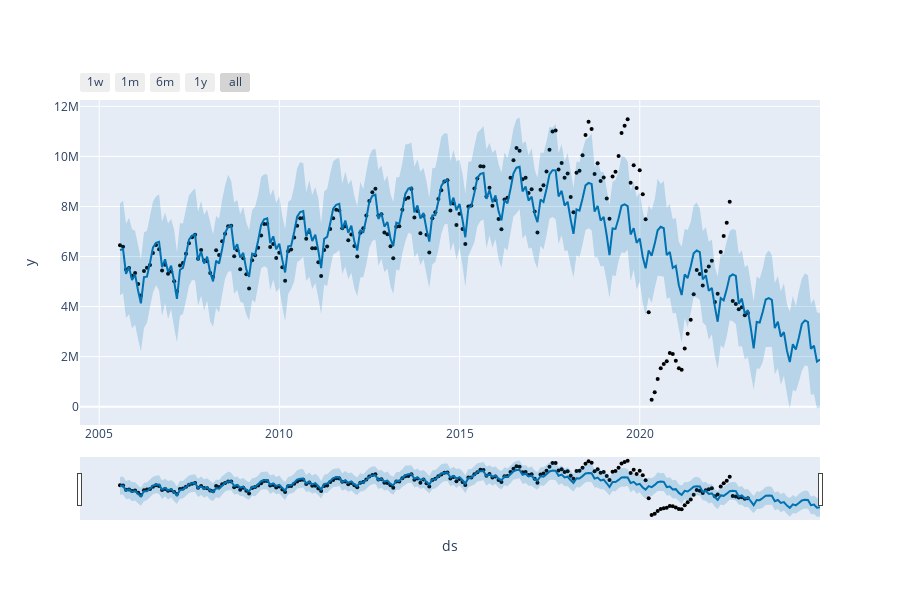

Write notebook code for a chart like this one.
### Code cell
plot_plotly(m,forecast)

### Figure 1 — Plotly figure (JSON) as saved in the notebook; plotly's stock layout.template omitted (floating-point values rounded to 4 significant figures; data arrays with more than 128 entries replaced by an {"elided": "..."} marker saying what was removed)
{"data": [{"marker": {"color": "black", "size": 4}, "mode": "markers", "name": "Actual", "type": "scatter", "x": {"elided": "210 str values"}, "y": {"elided": "210 int values"}}, {"hoverinfo": "skip", "line": {"width": 0}, "mode": "lines", "type": "scatter", "x": {"elided": "234 str values"}, "y": {"elided": "234 float values"}}, {"fill": "tonexty", "fillcolor": "rgba(0, 114, 178, 0.2)", "line": {"color": "#0072B2", "width": 2}, "mode": "lines", "name": "Predicted", "type": "scatter", "x": {"elided": "234 str values"}, "y": {"elided": "234 float values"}}, {"fill": "tonexty", "fillcolor": "rgba(0, 114, 178, 0.2)", "hoverinfo": "skip", "line": {"width": 0}, "mode": "lines", "type": "scatter", "x": {"elided": "234 str values"}, "y": {"elided": "234 float values"}}], "layout": {"height": 600, "showlegend": false, "width": 900, "xaxis": {"rangeselector": {"buttons": [{"count": 7, "label": "1w", "step": "day", "stepmode": "backward"}, {"count": 1, "label": "1m", "step": "month", "stepmode": "backward"}, {"count": 6, "label": "6m", "step": "month", "stepmode": "backward"}, {"count": 1, "label": "1y", "step": "year", "stepmode": "backward"}, {"step": "all"}]}, "rangeslider": {"visible": true}, "title": {"text": "ds"}, "type": "date"}, "yaxis": {"title": {"text": "y"}}}}
